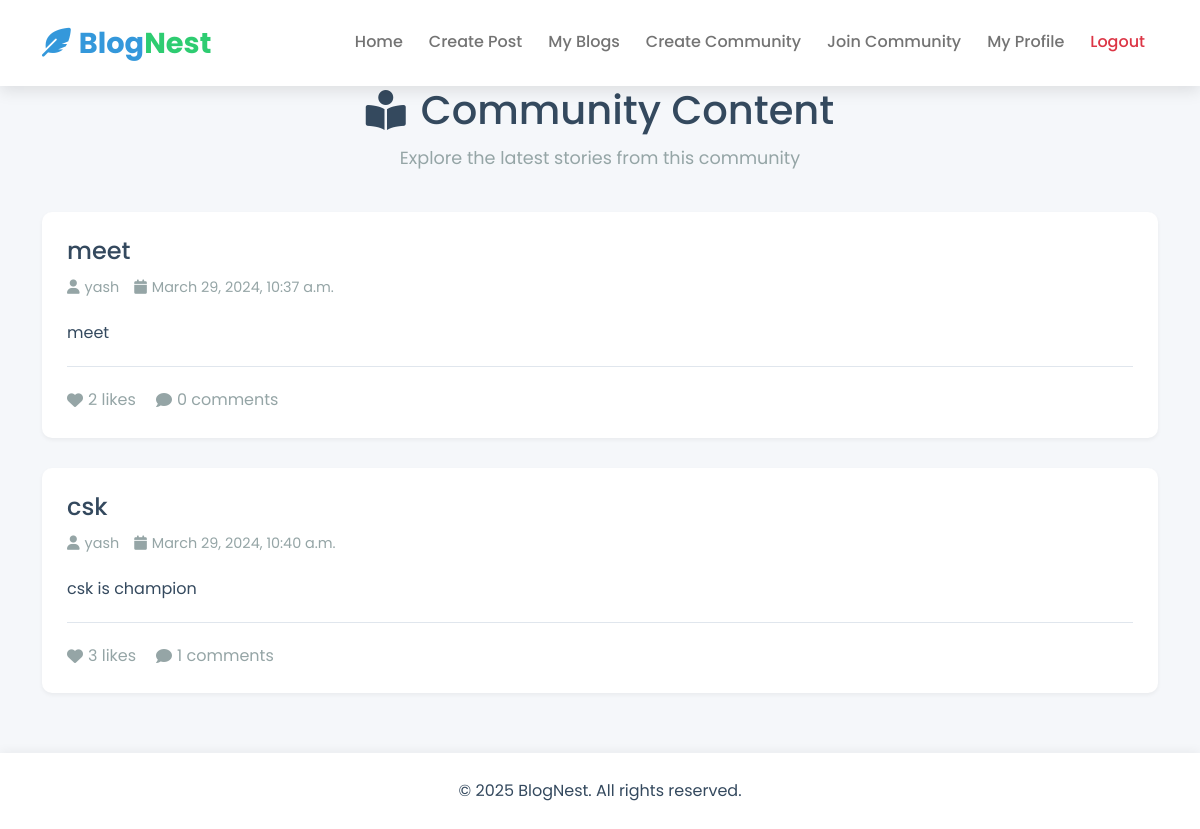
Page /show_content/3 on the earlier database version.
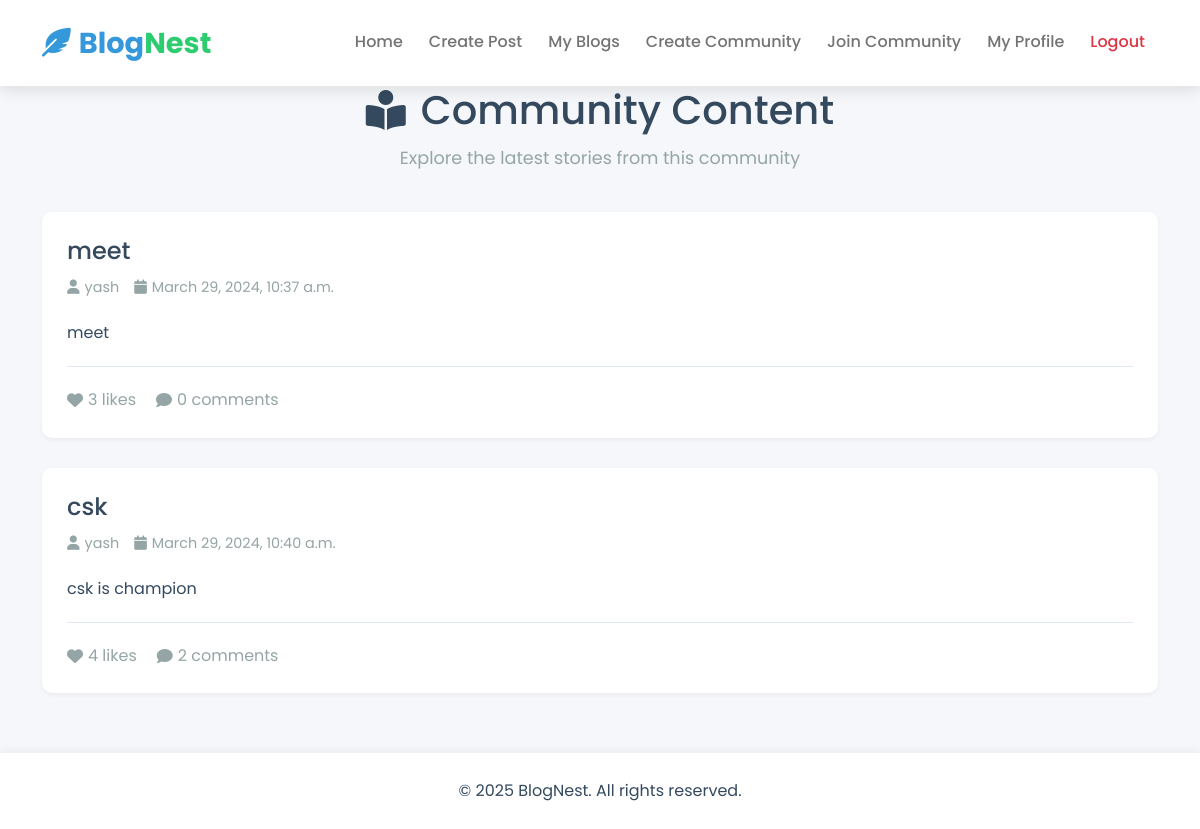
Same page on the later database version.
### Blog/models.py (models this page shows)
class BlogPost(models.Model):
  BlogId = models.IntegerField(primary_key = True)
  Title = models.CharField(max_length=50)
  BlogData = models.CharField(max_length=5000, null =False , default ='')
  DatePosted = models.DateTimeField()
  Likes = models.IntegerField()
  Comments = models.IntegerField()
  UserID = models.ForeignKey(User, null=True, on_delete=models.CASCADE)
  CategoryId = models.ForeignKey(Category, null=True, on_delete=models.CASCADE)

### Blog/views.py (the view)
# urls.py: path('show_content/<int:pk>', show_content, name='show_content'),
def show_content(request,pk):
  user = User.objects.get(pk = pk)
  blogs=BlogPost.objects.all()
  all_blogs = BlogPost.objects.filter(UserID=user)
  return render(request,'show_content.html',{'all_blogs' :all_blogs})

### templates/show_content.html (shortened to what this page needs)
{% load static %}
<!DOCTYPE html>
<html lang="en">
<head>
    <link href="https://cdn.jsdelivr.net/npm/bootstrap@5.0.2/dist/css/bootstrap.min.css" rel="stylesheet">
    <link href="https://cdnjs.cloudflare.com/ajax/libs/font-awesome/6.0.0-beta3/css/all.min.css" rel="stylesheet">
    <link href="{% static 'css/home.css' %}" rel="stylesheet">
    <link href="{% static 'css/community.css' %}" rel="stylesheet">
</head>
<body>
    <nav class="navbar navbar-expand-lg navbar-light">
        <div class="container">
            <a class="navbar-brand" href="/home">
                <i class="fas fa-feather-alt brand-icon"></i>Blog<span>Nest</span>
            </a>
            <div class="collapse navbar-collapse" id="navbarSupportedContent">
                <ul class="navbar-nav ms-auto mb-2 mb-lg-0">
                    <li class="nav-item">
                        <a class="nav-link" href="/home">Home</a>
                    </li>
                    <li class="nav-item">
                        <a class="nav-link" href="/create">Create Post</a>
                    </li>
                    <li class="nav-item">
                        <a class="nav-link" href="/myallblogs">My Blogs</a>
                    </li>
                    <li class="nav-item">
                        <a class="nav-link" href="/create_community">Create Community</a>
                    </li>
                    <li class="nav-item">
                        <a class="nav-link" href="/join_community">Join Community</a>
                    </li>
                    <li class="nav-item">
                        <a class="nav-link" href="{% url 'user_profile' %}">My Profile</a>
                    </li>
                    <li class="nav-item">
                        <a class="nav-link text-danger" href="{% url 'logout' %}">Logout</a>
                    </li>
                </ul>
            </div>
        </div>
    </nav>
    <div class="container main-container">
        <div class="page-header">
            <h1><i class="fas fa-book-reader"></i> Community Content</h1>
            <p>Explore the latest stories from this community</p>
        </div>
        <div class="content-grid">
            {% for blog in all_blogs %}
            <div class="content-card">
                <div class="content-header">
                    <h2>{{ blog.Title }}</h2>
                    <div class="content-meta">
                        <span><i class="fas fa-user"></i> {{ blog.UserID.username }}</span>
                        <span><i class="fas fa-calendar"></i> {{ blog.DatePosted }}</span>
                    </div>
                </div>
                <div class="content-body">
                    <p>{{ blog.BlogData }}</p>
                </div>
                <div class="content-footer">
                    <span class="interaction-item">
                        <i class="fas fa-heart"></i> {{ blog.Likes }} likes
                    </span>
                    <span class="interaction-item">
                        <i class="fas fa-comment"></i> {{ blog.Comments }} comments
                    </span>
                </div>
            </div>
            {% endfor %}
        </div>
    </div>
    <footer class="footer">
        <div class="container text-center">
            <p class="mb-0">&copy; 2025 BlogNest. All rights reserved.</p>
        </div>
    </footer>
</body>
</html>

Differences in the rows shown:
changed BlogPost "meet": Likes "2" → "3"
changed BlogPost "csk": Likes "3" → "4"; Comments "1" → "2"
